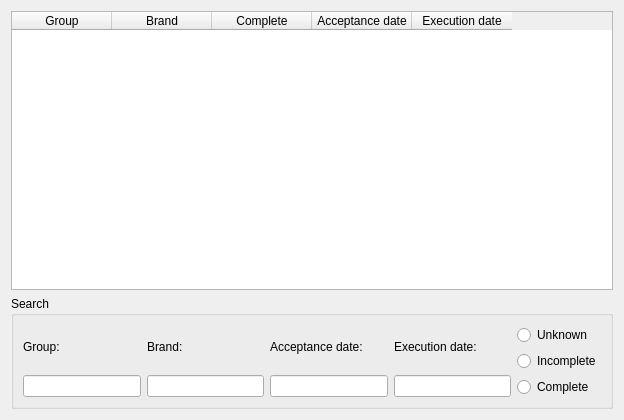
<?xml version="1.0" encoding="UTF-8"?>
<ui version="4.0">
 <class>SearchDialog</class>
 <widget class="QDialog" name="SearchDialog">
  <property name="geometry">
   <rect>
    <x>0</x>
    <y>0</y>
    <width>624</width>
    <height>420</height>
   </rect>
  </property>
  <property name="windowTitle">
   <string>Search</string>
  </property>
  <layout class="QVBoxLayout" name="verticalLayout_10">
   <item>
    <widget class="QTableWidget" name="tableWidget">
     <column>
      <property name="text">
       <string>Group</string>
      </property>
     </column>
     <column>
      <property name="text">
       <string>Brand</string>
      </property>
     </column>
     <column>
      <property name="text">
       <string>Complete</string>
      </property>
     </column>
     <column>
      <property name="text">
       <string>Acceptance date</string>
      </property>
     </column>
     <column>
      <property name="text">
       <string>Execution date</string>
      </property>
     </column>
    </widget>
   </item>
   <item>
    <widget class="QGroupBox" name="groupBox">
     <property name="title">
      <string>Search</string>
     </property>
     <layout class="QHBoxLayout" name="horizontalLayout">
      <item>
       <layout class="QVBoxLayout" name="verticalLayout_3">
        <item>
         <widget class="QLabel" name="label_2">
          <property name="text">
           <string>Group:</string>
          </property>
         </widget>
        </item>
        <item>
         <widget class="QLineEdit" name="searchGroup"/>
        </item>
       </layout>
      </item>
      <item>
       <layout class="QVBoxLayout" name="verticalLayout_5">
        <item>
         <widget class="QLabel" name="label_4">
          <property name="text">
           <string>Brand:</string>
          </property>
         </widget>
        </item>
        <item>
         <widget class="QLineEdit" name="searchBrandEditLine"/>
        </item>
       </layout>
      </item>
      <item>
       <layout class="QVBoxLayout" name="verticalLayout_2">
        <item>
         <widget class="QLabel" name="label">
          <property name="text">
           <string>Acceptance date:</string>
          </property>
         </widget>
        </item>
        <item>
         <widget class="QLineEdit" name="acceptanceDateEditLine"/>
        </item>
       </layout>
      </item>
      <item>
       <layout class="QVBoxLayout" name="verticalLayout_6">
        <item>
         <widget class="QLabel" name="label_5">
          <property name="text">
           <string>Execution date:</string>
          </property>
         </widget>
        </item>
        <item>
         <widget class="QLineEdit" name="executionDateEditLIne"/>
        </item>
       </layout>
      </item>
      <item>
       <layout class="QVBoxLayout" name="verticalLayout">
        <item>
         <widget class="QRadioButton" name="unknownRadioButton">
          <property name="text">
           <string>Unknown</string>
          </property>
         </widget>
        </item>
        <item>
         <widget class="QRadioButton" name="incompleteRadioButton">
          <property name="text">
           <string>Incomplete</string>
          </property>
         </widget>
        </item>
        <item>
         <widget class="QRadioButton" name="completeRadioButton">
          <property name="text">
           <string>Complete</string>
          </property>
         </widget>
        </item>
       </layout>
      </item>
     </layout>
    </widget>
   </item>
  </layout>
 </widget>
 <resources/>
 <connections/>
</ui>
